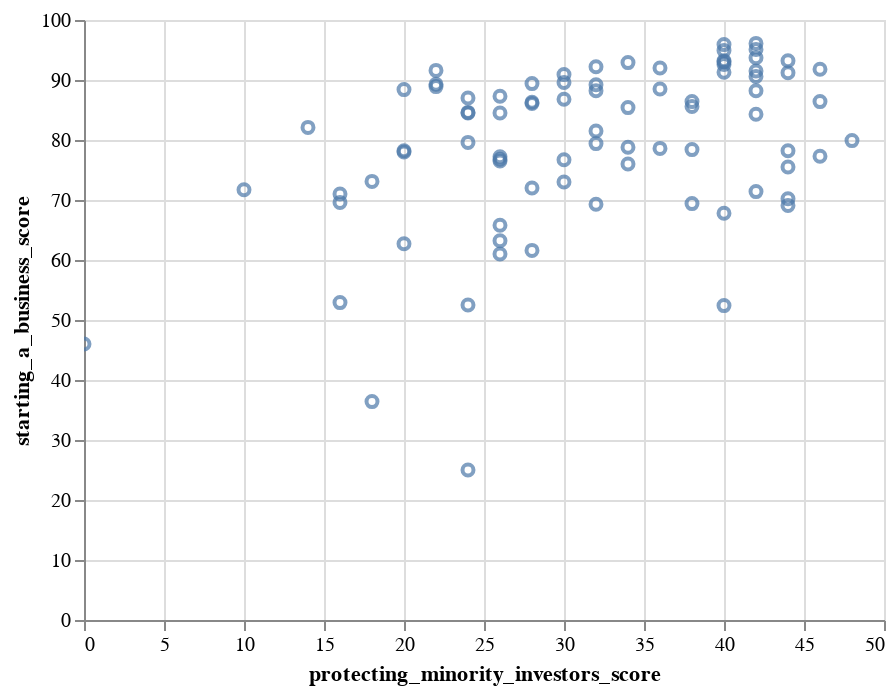

Write notebook code for a chart like this one.
### Code cell
Chart(wd[wd.protecting_minority_investors_score < 50]).mark_point().encode(
    x='protecting_minority_investors_score', y='starting_a_business_score', tooltip='location').interactive()
